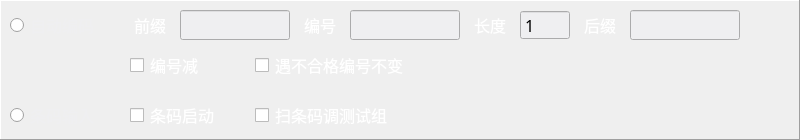
  <widget class="QFrame" name="frame">
   <property name="geometry">
    <rect>
     <x>0</x>
     <y>40</y>
     <width>800</width>
     <height>140</height>
    </rect>
   </property>
   <property name="styleSheet">
    <string notr="true"/>
   </property>
   <property name="frameShape">
    <enum>QFrame::Panel</enum>
   </property>
   <property name="frameShadow">
    <enum>QFrame::Raised</enum>
   </property>
   <widget class="QCheckBox" name="checkBox_5">
    <property name="geometry">
     <rect>
      <x>255</x>
      <y>100</y>
      <width>150</width>
      <height>30</height>
     </rect>
    </property>
    <property name="font">
     <font>
      <family>微软雅黑</family>
      <pointsize>12</pointsize>
     </font>
    </property>
    <property name="styleSheet">
     <string notr="true">color: rgb(255, 255, 255);
border:0px;</string>
    </property>
    <property name="text">
     <string>扫条码调测试组</string>
    </property>
   </widget>
   <widget class="QLineEdit" name="lineEdit">
    <property name="geometry">
     <rect>
      <x>180</x>
      <y>10</y>
      <width>110</width>
      <height>30</height>
     </rect>
    </property>
    <property name="font">
     <font>
      <family>微软雅黑</family>
      <pointsize>12</pointsize>
     </font>
    </property>
    <property name="styleSheet">
     <string notr="true">background-color: rgb(239, 239, 241);</string>
    </property>
    <property name="placeholderText">
     <string/>
    </property>
   </widget>
   <widget class="QCheckBox" name="checkBox_2">
    <property name="geometry">
     <rect>
      <x>130</x>
      <y>50</y>
      <width>80</width>
      <height>30</height>
     </rect>
    </property>
    <property name="font">
     <font>
      <family>微软雅黑</family>
      <pointsize>12</pointsize>
     </font>
    </property>
    <property name="styleSheet">
     <string notr="true">color: rgb(255, 255, 255);
border:0px;</string>
    </property>
    <property name="text">
     <string>编号减</string>
    </property>
   </widget>
   <widget class="QRadioButton" name="radioButton">
    <property name="geometry">
     <rect>
      <x>10</x>
      <y>10</y>
      <width>90</width>
      <height>30</height>
     </rect>
    </property>
    <property name="font">
     <font>
      <family>微软雅黑</family>
      <pointsize>12</pointsize>
     </font>
    </property>
    <property name="styleSheet">
     <string notr="true">color: rgb(239, 239, 241);
border:0px;</string>
    </property>
    <property name="text">
     <string>自动编码</string>
    </property>
   </widget>
   <widget class="QLineEdit" name="lineEdit_4">
    <property name="geometry">
     <rect>
      <x>630</x>
      <y>10</y>
      <width>110</width>
      <height>30</height>
     </rect>
    </property>
    <property name="font">
     <font>
      <family>微软雅黑</family>
      <pointsize>12</pointsize>
     </font>
    </property>
    <property name="styleSheet">
     <string notr="true">background-color: rgb(239, 239, 241);</string>
    </property>
    <property name="placeholderText">
     <string/>
    </property>
   </widget>
   <widget class="QCheckBox" name="checkBox_7">
    <property name="geometry">
     <rect>
      <x>130</x>
      <y>100</y>
      <width>90</width>
      <height>30</height>
     </rect>
    </property>
    <property name="font">
     <font>
      <family>微软雅黑</family>
      <pointsize>12</pointsize>
     </font>
    </property>
    <property name="styleSheet">
     <string notr="true">color: rgb(255, 255, 255);
border:0px;</string>
    </property>
    <property name="text">
     <string>条码启动</string>
    </property>
   </widget>
   <widget class="QLineEdit" name="lineEdit_3">
    <property name="geometry">
     <rect>
      <x>350</x>
      <y>10</y>
      <width>110</width>
      <height>30</height>
     </rect>
    </property>
    <property name="font">
     <font>
      <family>微软雅黑</family>
      <pointsize>12</pointsize>
     </font>
    </property>
    <property name="styleSheet">
     <string notr="true">background-color: rgb(239, 239, 241);</string>
    </property>
    <property name="placeholderText">
     <string/>
    </property>
   </widget>
   <widget class="QLabel" name="label">
    <property name="geometry">
     <rect>
      <x>130</x>
      <y>10</y>
      <width>40</width>
      <height>30</height>
     </rect>
    </property>
    <property name="font">
     <font>
      <family>微软雅黑</family>
      <pointsize>12</pointsize>
     </font>
    </property>
    <property name="styleSheet">
     <string notr="true">color: rgb(255, 255, 255);
border:0px;</string>
    </property>
    <property name="text">
     <string>前缀</string>
    </property>
    <property name="alignment">
     <set>Qt::AlignCenter</set>
    </property>
   </widget>
   <widget class="QSpinBox" name="spinBox_3">
    <property name="geometry">
     <rect>
      <x>520</x>
      <y>10</y>
      <width>50</width>
      <height>30</height>
     </rect>
    </property>
    <property name="font">
     <font>
      <family>微软雅黑</family>
      <pointsize>12</pointsize>
     </font>
    </property>
    <property name="styleSheet">
     <string notr="true">background-color: rgb(239, 239, 241);</string>
    </property>
    <property name="wrapping">
     <bool>false</bool>
    </property>
    <property name="frame">
     <bool>true</bool>
    </property>
    <property name="buttonSymbols">
     <enum>QAbstractSpinBox::NoButtons</enum>
    </property>
    <property name="minimum">
     <number>1</number>
    </property>
   </widget>
   <widget class="QLabel" name="label_5">
    <property name="geometry">
     <rect>
      <x>580</x>
      <y>10</y>
      <width>40</width>
      <height>30</height>
     </rect>
    </property>
    <property name="font">
     <font>
      <family>微软雅黑</family>
      <pointsize>12</pointsize>
     </font>
    </property>
    <property name="styleSheet">
     <string notr="true">color: rgb(255, 255, 255);
border:0px;</string>
    </property>
    <property name="text">
     <string>后缀</string>
    </property>
    <property name="alignment">
     <set>Qt::AlignCenter</set>
    </property>
   </widget>
   <widget class="QRadioButton" name="radioButton_2">
    <property name="geometry">
     <rect>
      <x>10</x>
      <y>100</y>
      <width>90</width>
      <height>30</height>
     </rect>
    </property>
    <property name="font">
     <font>
      <family>微软雅黑</family>
      <pointsize>12</pointsize>
     </font>
    </property>
    <property name="styleSheet">
     <string notr="true">color: rgb(239, 239, 241);
border:0px;</string>
    </property>
    <property name="text">
     <string>条码输入</string>
    </property>
   </widget>
   <widget class="QLabel" name="label_3">
    <property name="geometry">
     <rect>
      <x>300</x>
      <y>10</y>
      <width>40</width>
      <height>30</height>
     </rect>
    </property>
    <property name="font">
     <font>
      <family>微软雅黑</family>
      <pointsize>12</pointsize>
     </font>
    </property>
    <property name="styleSheet">
     <string notr="true">color: rgb(255, 255, 255);
border:0px;</string>
    </property>
    <property name="text">
     <string>编号</string>
    </property>
    <property name="alignment">
     <set>Qt::AlignCenter</set>
    </property>
   </widget>
   <widget class="QCheckBox" name="checkBox_3">
    <property name="geometry">
     <rect>
      <x>255</x>
      <y>50</y>
      <width>155</width>
      <height>30</height>
     </rect>
    </property>
    <property name="font">
     <font>
      <family>微软雅黑</family>
      <pointsize>12</pointsize>
     </font>
    </property>
    <property name="styleSheet">
     <string notr="true">color: rgb(255, 255, 255);
border:0px;</string>
    </property>
    <property name="text">
     <string>遇不合格编号不变</string>
    </property>
   </widget>
   <widget class="QLabel" name="label_4">
    <property name="geometry">
     <rect>
      <x>470</x>
      <y>10</y>
      <width>40</width>
      <height>30</height>
     </rect>
    </property>
    <property name="font">
     <font>
      <family>微软雅黑</family>
      <pointsize>12</pointsize>
     </font>
    </property>
    <property name="styleSheet">
     <string notr="true">color: rgb(255, 255, 255);
border:0px;</string>
    </property>
    <property name="text">
     <string>长度</string>
    </property>
    <property name="alignment">
     <set>Qt::AlignCenter</set>
    </property>
   </widget>
  </widget>
